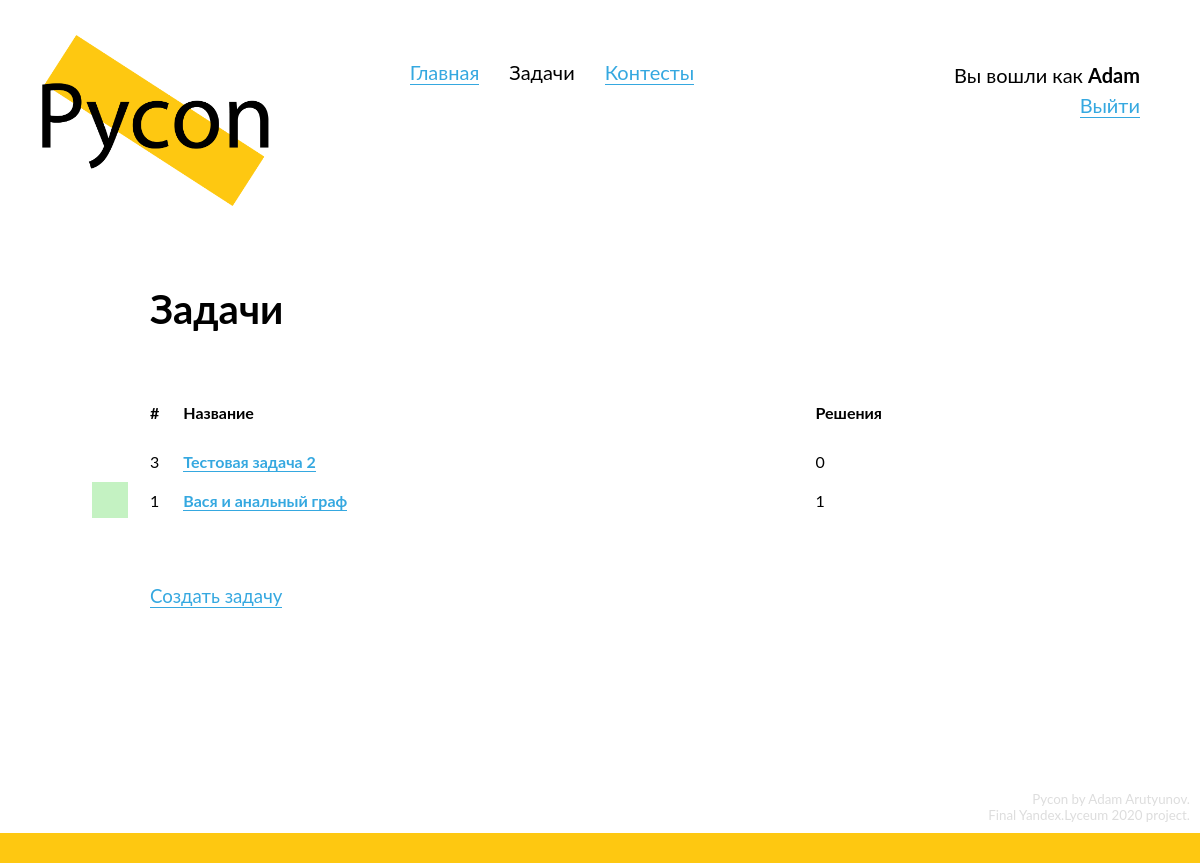
Page /problems (signed in) on the committed database.
### data/models/user.py (models this page shows, shortened)
class User(SqlAlchemyBase, UserMixin, SerializerMixin):
    __tablename__ = 'users'
    id = Column(Integer, primary_key=True, autoincrement=True)
    login = Column(String, nullable=True)
    email = Column(String, index=True, unique=True, nullable=False)
    hashed_password = Column(String, nullable=True)
    role = Column(Integer, default=0)
    submissions = orm.relation("Submission", back_populates='submitter')
    problems = orm.relation('UserToProblem', back_populates='user')
    contests = orm.relation('UserToContest', back_populates='user')
    def is_admin(self):
        if self.role == 1:
            return True
        return False
    @property
    def solved_problems(self):
        return list(map(lambda x: x.problem, filter(lambda x: x.solved, self.problems)))
    @property
    def unsolved_problems(self):
        return list(map(lambda x: x.problem, filter(lambda x: not x.solved, self.problems)))

### data/models/problem.py (models this page shows, shortened)
class Problem(SqlAlchemyBase, SerializerMixin):
    __tablename__ = 'problems'
    id = Column(Integer, primary_key=True, autoincrement=True)
    name = Column(String, nullable=True)
    situation = Column(String, nullable=False)
    input_data = Column(String, nullable=True)
    output_data = Column(String, nullable=True)
    tests = orm.relation("Test", back_populates='problem')
    time_limit = Column(Integer, nullable=True)
    memory_limit = Column(Integer, nullable=True)
    @property
    def users_solved(self):
        return list(map(lambda x: x.user, filter(lambda x: x.solved, self.users)))

### Pycon.py (the view)
@app.route('/problems')
def problems():
    session = db_session.create_session()
    problems = session.query(Problem).order_by(Problem.id.desc()).all()
    return render_template('problems.html', title="Задачи",
                           problems=problems)

### Pycon.py (called while the page is built)
@login_manager.user_loader
def load_user(user_id):
    session = db_session.create_session()
    return session.query(User).get(user_id)

### data/db_session.py (called while the page is built)
def create_session() -> Session:
    global __scoped_session
    return __scoped_session

### templates/problems.html (shortened to what this page needs)
{% extends "base.html" %}
{% block content %}
  <div class="content-header">
    <h2>
      Задачи
    </h2>
  </div>
  <div class="content-block">
    {% if problems %}
      <table class="submissions-table">
        <tr>
          <th class="id-td">
            <span>
              #
            </span>
          </th>
          <th class="problemname-td">
            <span>
              Название
            </span>
          </th>
          <th class="solutions-td">
            <span>
              Решения
            </span>
          </th>
        </tr>
        {% for problem in problems %}
          <tr>
              <td class="id-td">
              {% if problem in current_user.solved_problems %}
                <div class="problem-status solved-problem-div">
              {% elif problem in current_user.unsolved_problems %}
                <div class="problem-status unsolved-problem-div">
              {% endif %}
              </div>
              {{ problem.id }}
            </td>
            <td class="problemname-td">
              <a href="/problems/{{ problem.id }}">{{ problem.name }}</a>
            </td>
            <td class="solutions-td">
              {{ problem.users_solved|length }}
            </td>
          </tr>
        {% endfor %}
    {% endif %}
  {% if current_user.is_authenticated and current_user.is_admin() %}
    <div class="normal-block" id="admin-features">
      <a href="/problems/create" class="list">
        Создать задачу
      </a>
    </div>
  {% endif %}
{% endblock %}

### templates/base.html (shortened to what this page needs)
<!doctype html>
<html lang="en">
  <head>
      <link rel="stylesheet" type="text/css" href="/static/css/style.css">
      <link href="/static/css/codemirror.css" rel="stylesheet">
  </head>
<body>
  <header>
      <a href="/" style="border: none;">
        <div id="logo">
          <img src="/static/img/logo.png">
        </div>
      </a>
      <div id="header-links">
      </div>
      <div id="login-block">
        {% if current_user.is_authenticated %}
          Вы вошли как <b>{{ current_user.login }}</b><br>
        {% else %}
          <script>
            document.write(`<a href="/login?next=${path}">Войти</a><br>`)
          </script>
          <a href="/register">Зарегистрироваться</a>
        {% endif %}
      </div>
  </header>
  <main role="main" id="main">
      {% block content %}{% endblock %}
  </main>
  <footer>
    <div id="credits">
      Pycon by Adam Arutyunov.<br>
      Final Yandex.Lyceum 2020 project.<br>
    </div>
    <div id="footer-div"></div>
  </footer>
</body>
</html>

### static/css/style.css (style rules this page uses)
* { margin: 0; padding: 0; position: relative; }
html { height: 100%; }
:root { --primary-color: #FEC811; --light-grey: #D0D0D0; --very-light-grey: #ECECEC; }
body { position: relative; font-family: "Lato"; font-size: 14pt; min-height: 100%; }
img { width: 100%; }
footer { position: absolute; bottom: 0; width: 100%; }
a { text-decoration: none; color: #35A8E0; border-bottom: 1px solid #35A8E0; }
a.list { margin: 5px 0; display: inline-block; }
h2 { font-size: 30pt; margin-bottom: 50px; }
td, th { position: relative; vertical-align: top; border: none; }
th { padding-bottom: 10px; text-align: left; font-weight: bold; }
table { border: none; border-spacing: 2vw 20px; margin-left: -2vw; width: 100%; font-size: 12pt; }
table a { font-weight: bold; }
.content-block { margin-top: 25px; margin-bottom: 50px; }
.content-header { margin-bottom: 50px; }
.normal-block { margin: 50px 0; }
.id-td { width: 1px; overflow: visible; }
.solutions-td { width: 1px; }
.problem-status { position: absolute; z-index: -1; width: 36px; height: 36px; left: -58px; top: -9px; }
.solved-problem-div { background-color: #C4F2C2; }
#login-block { display: inline-block; vertical-align: top; margin-top: 60px; float: right; margin-right: 60px; text-align: right; font-size: 15pt; line-height: 1.5; }
#footer-div { height: 30px; background-color: var(--primary-color); }
#credits { font-size: 10pt; color: #DDD; margin: 10px; text-align: right; }
#logo { width: 20%; margin-left: 35px; margin-top: 35px; display: inline-block; }
#main { margin-top: 75px; margin-left: 150px; width: 65%; min-width: 600px; padding-bottom: 200px; }
#header-links { display: inline-block; margin-left: 130px; margin-top: 60px; vertical-align: top; font-size: 15pt; }

### rows in the picture
User: login "Adam"
Problem: id "3", name "Тестовая задача 2", users_solved|length "0"
Problem: id "1", name "Вася и анальный граф", users_solved|length "1"
